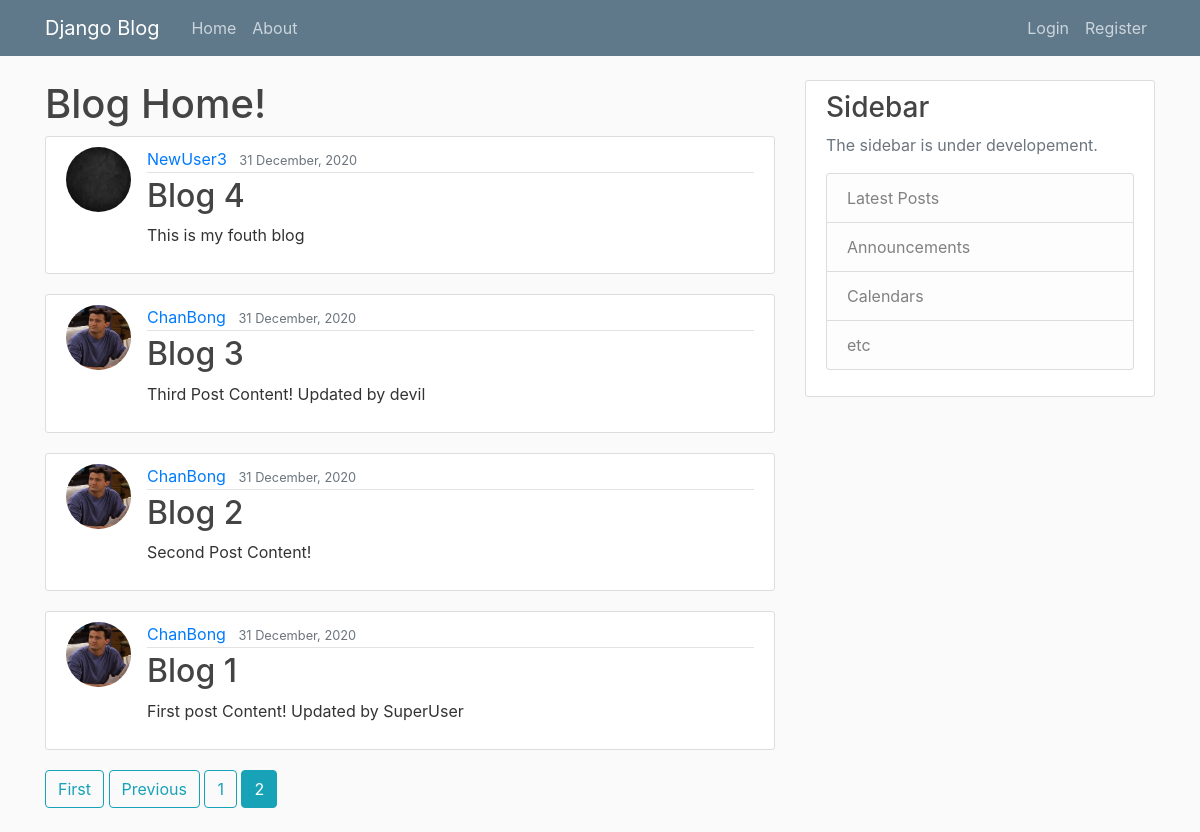
Screenshot of /?page=2 with the database file from the repository.
### blog/models.py (models this page shows, shortened)
class Post(models.Model):
    title = models.CharField(max_length=100)
    content = models.TextField()
    date_posted = models.DateTimeField(default=timezone.now)
    author = models.ForeignKey(User, on_delete=models.CASCADE)

### users/models.py (models this page shows, shortened)
class Profile(models.Model):
    user = models.OneToOneField(User, on_delete=models.CASCADE)
    image = models.ImageField(default='default.jpg', upload_to='profile_pics')

### blog/views.py (the view)
# urls.py: path('', PostListView.as_view(), name='blog-home'),
class PostListView(ListView):
    model = Post
    template_name = 'blog/home.html'
    context_object_name = 'posts'
    ordering = ['-date_posted']
    paginate_by = 5

### blog/templates/blog/home.html (shortened to what this page needs)
{% extends "blog/base.html" %}
{% block content %}
    <h1>Blog Home!</h1>
    {% for post in posts %}
        <article class="media content-section">
          <img class="rounded-circle article-img" src="{{ post.author.profile.image.url }}">
          <div class="media-body">
            <div class="article-metadata">
              <a class="mr-2" href="{% url 'user-posts' post.author.username %}">{{ post.author }}</a>
              <small class="text-muted">{{ post.date_posted|date:"d F, Y" }}</small>
            </div>
            <h2><a class="article-title" href="{% url 'post-detail' post.id %}">{{ post.title }}</a></h2>
            <p class="article-content">{{ post.content }}</p>
          </div>
        </article>
    {% endfor %}
    {% if is_paginated %}
      {% if page_obj.has_previous %}
        <a class="btn btn-outline-info mb-4" href="?page=1">First</a>
        <a class="btn btn-outline-info mb-4" href="?page={{ page_obj.previous_page_number }}">Previous</a>
      {% endif %}
      {% for num in page_obj.paginator.page_range %}
        {% if page_obj.number == num %}
          <a class="btn btn-info mb-4" href="?page={{ num }}">{{ num }}</a>
        {% elif num > page_obj.number|add:'-3' and num < page_obj.number|add:'3' %}
          <a class="btn btn-outline-info mb-4" href="?page={{ num }}">{{ num }}</a>
        {% endif %}
      {% endfor %}
    {% endif %}
{% endblock content %}

### blog/static/blog/main.css (style rules this page uses)
body { background: #fafafa; color: #333333; margin-top: 5rem; }
h1, h2, h3, h4, h5, h6 { color: #444444; }
.content-section { background: #ffffff; padding: 10px 20px; border: 1px solid #dddddd; border-radius: 3px; margin-bottom: 20px; }
.article-title { color: #444444; }
.article-content { white-space: pre-line; }
.article-img { height: 65px; width: 65px; margin-right: 16px; }
.article-metadata { padding-bottom: 1px; margin-bottom: 4px; border-bottom: 1px solid #e3e3e3 }

### rows the page displays
Post: author.profile.image (picture), author "NewUser3", date_posted "31 December, 2020", title "Blog 4", content "This is my fouth blog"
Post: author.profile.image (picture), author "ChanBong", date_posted "31 December, 2020", title "Blog 3", content "Third Post Content! Updated by devil"
Post: author.profile.image (picture), author "ChanBong", date_posted "31 December, 2020", title "Blog 2", content "Second Post Content!"
Post: author.profile.image (picture), author "ChanBong", date_posted "31 December, 2020", title "Blog 1", content "First post Content! Updated by SuperUser"

### other values shown
{{ num }} "1"
{{ num }} "2"
